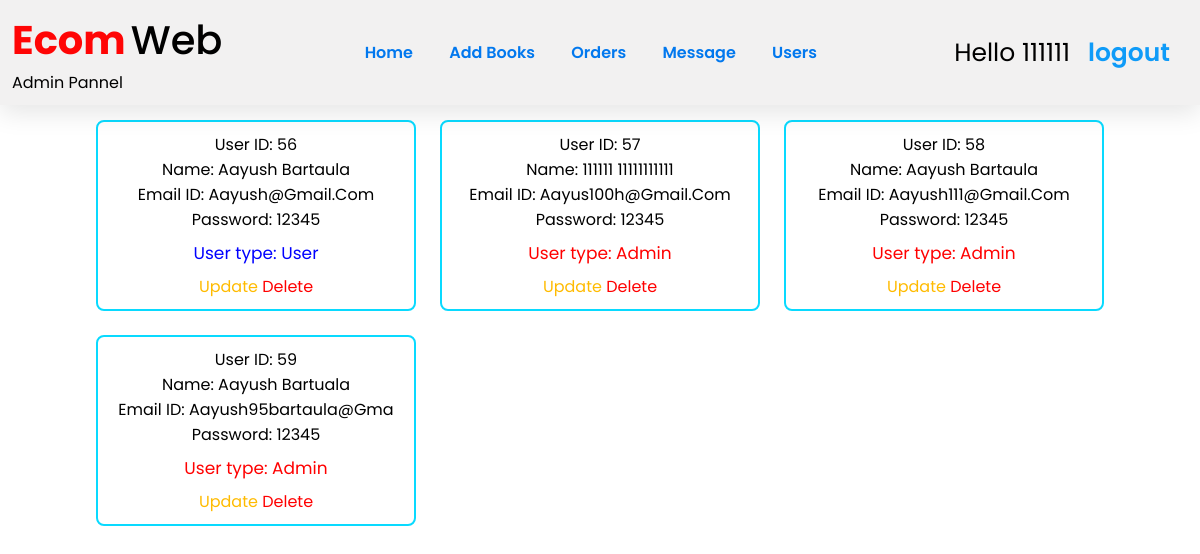
Screenshot of /users_detail.php (signed in) with the database file from the repository.
### tables this page shows
CREATE TABLE `users_info` (
  `Id` int(100) NOT NULL,
  `name` varchar(20) NOT NULL,
  `surname` varchar(20) NOT NULL,
  `email` varchar(20) NOT NULL,
  `password` varchar(20) NOT NULL,
  `user_type` varchar(20) NOT NULL DEFAULT 'user'
);

### users_detail.php (the view, shortened to what this page needs)
<?php
include 'config.php';
?>
<!DOCTYPE html>
<html lang="en">
<head>
    <link rel="stylesheet" href="./css/register.css">
    <link rel="stylesheet" href="./css/index_book.css">
</head>
<body>
    <?php
    include 'admin_header.php';
    ?>
        <section class="show-products">
    <div class="box-container">
   <?php
      $select_user = mysqli_query($conn, "SELECT Id,name,surname,email,password,user_type FROM users_info") or die('query failed');
      if(mysqli_num_rows($select_user) > 0){
         while($fetch_user = mysqli_fetch_assoc($select_user)){
   ?>
   <div class="box">
       <div class="name">User ID: <?php echo $fetch_user['Id']; ?></div>
      <div class="name">Name: <?php echo $fetch_user['name']; ?>&nbsp;<?php echo $fetch_user['surname']; ?></div>
      <div class="name">Email ID: <?php echo $fetch_user['email']; ?></div>
      <div class="password">Password: <?php echo $fetch_user['password']; ?></div>
      <div class="price"style="color:<?php if($fetch_user['user_type'] == 'Admin'){ echo 'red'; }else{ echo 'blue'; } ?>;">User type: <?php echo $fetch_user['user_type']; ?></div>
      <a style="color:rgb(255, 187, 0);" href="users_detail.php?update_user=<?php echo $fetch_user['Id']; ?>">Update</a>
      <a href="users_detail.php?delete_user=<?php echo $fetch_user['Id']; ?>" onclick="return confirm('Are you sure you want to delete this user');">Delete</a>
   </div>
   <?php
      }
   }else{
      echo '<p class="empty">no products added yet!</p>';
   }
   ?>
    </div>
    </section>
</body>
</html>

### css/register.css (style rules this page uses)
* { text-decoration: none; }
body { background: #fff; font-family: "Poppins", sans-serif; }
html { overflow-x: hidden; top: 0; bottom: 0; left: 0; right: 0; }
.show-products .box-container { display: grid; grid-template-columns: repeat(auto-fit, 27rem); justify-content: center; gap: 1.5rem; max-width: 1200px; margin: 0 auto; align-items: flex-start; }
.show-products { padding-top: 0; margin-top: 15px; }
.show-products .box-container .box { text-align: center; padding: 12px; border-radius: 0.5rem; border: 2px solid rgb(15, 156, 221); }
.show-products .box-container .box .name { font-size: 1rem; color: black; text-transform: capitalize; }
.show-products .box-container .box .price { margin: 15px; font-size: 20px; color: rgb(32, 31, 31); }

### css/index_book.css (style rules this page uses)
* { text-decoration: none; margin: 0; padding: 0; font-family: "Poppins", sans-serif; box-sizing: border-box; outline: none; border:none; }
.show-products .box-container { display: grid; grid-template-columns: repeat(auto-fit, 20rem); justify-content: center; gap:1.5rem; max-width: 1200px; margin:0 auto; align-items: flex-start; }
.show-products { padding-top: 0; margin-top: 15px; }
.show-products .box-container .box { text-align: center; padding:10px; border-radius: .5rem; border:2px solid rgb(9, 218, 255); }
.show-products .box-container .box .name { font-size: 1rem; color:black; text-transform: capitalize; }
.show-products .box-container .box .price { margin: 8px 0px; font-size: 17px; color: rgb(3, 180, 224); font-weight: 400; }

### css/admin.css (style rules this page uses)
* { text-decoration: none; margin: 0; padding: 0; font-family: "Poppins", sans-serif; box-sizing: border-box; outline: none; border: none; }
a { color: #ff0000; text-decoration: none; background-color: transparent; }

### rows the page displays
users_info: Id "56", name "Aayush", surname "Bartaula", email "Aayush@gmail.com", password "12345", user_type "User"
users_info: Id "57", name "111111", surname "11111111111", email "Aayus100h@gmail.com", password "12345", user_type "Admin"
users_info: Id "58", name "Aayush", surname "Bartaula", email "Aayush111@gmail.com", password "12345", user_type "Admin"
users_info: Id "59", name "Aayush", surname "Bartuala", email "Aayush95bartaula@gma", password "12345", user_type "Admin"

### other values shown
$_SESSION['admin_name'] "111111"
